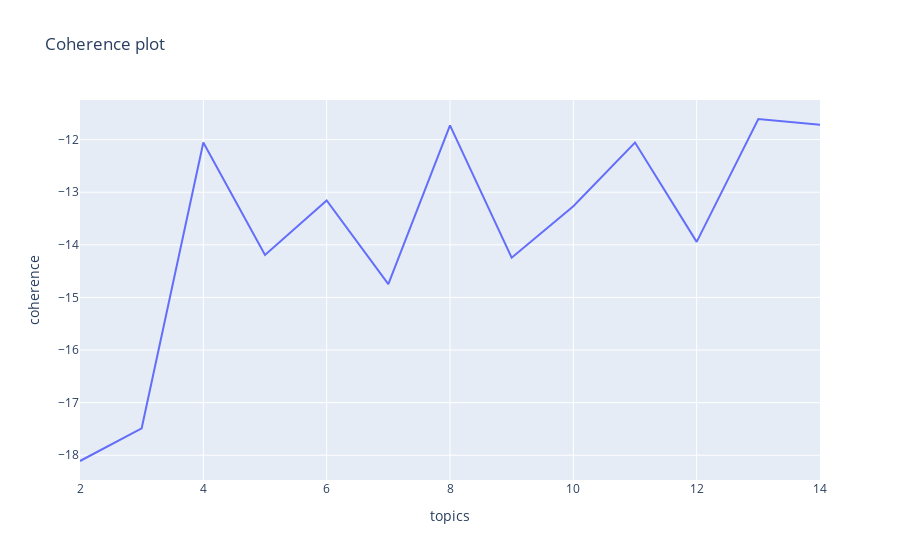

Here is the notebook cell this chart was saved with:
### Code cell
fig = px.line(pre_ts_df, x='topics', y='coherence', title='Coherence plot')
fig.show()

### Figure 1 — Plotly figure (JSON) as saved in the notebook; plotly's stock layout.template omitted (floating-point values rounded to 4 significant figures)
{"data": [{"hovertemplate": "topics=%{x}<br>coherence=%{y}<extra></extra>", "legendgroup": "", "line": {"color": "#636efa", "dash": "solid"}, "marker": {"symbol": "circle"}, "mode": "lines", "name": "", "orientation": "v", "showlegend": false, "type": "scatter", "x": [2, 3, 4, 5, 6, 7, 8, 9, 10, 11, 12, 13, 14], "xaxis": "x", "y": [-18.11, -17.49, -12.06, -14.19, -13.16, -14.75, -11.73, -14.24, -13.27, -12.06, -13.94, -11.61, -11.72], "yaxis": "y"}], "layout": {"legend": {"tracegroupgap": 0}, "title": {"text": "Coherence plot"}, "xaxis": {"anchor": "y", "domain": [0, 1], "title": {"text": "topics"}}, "yaxis": {"anchor": "x", "domain": [0, 1], "title": {"text": "coherence"}}}}
